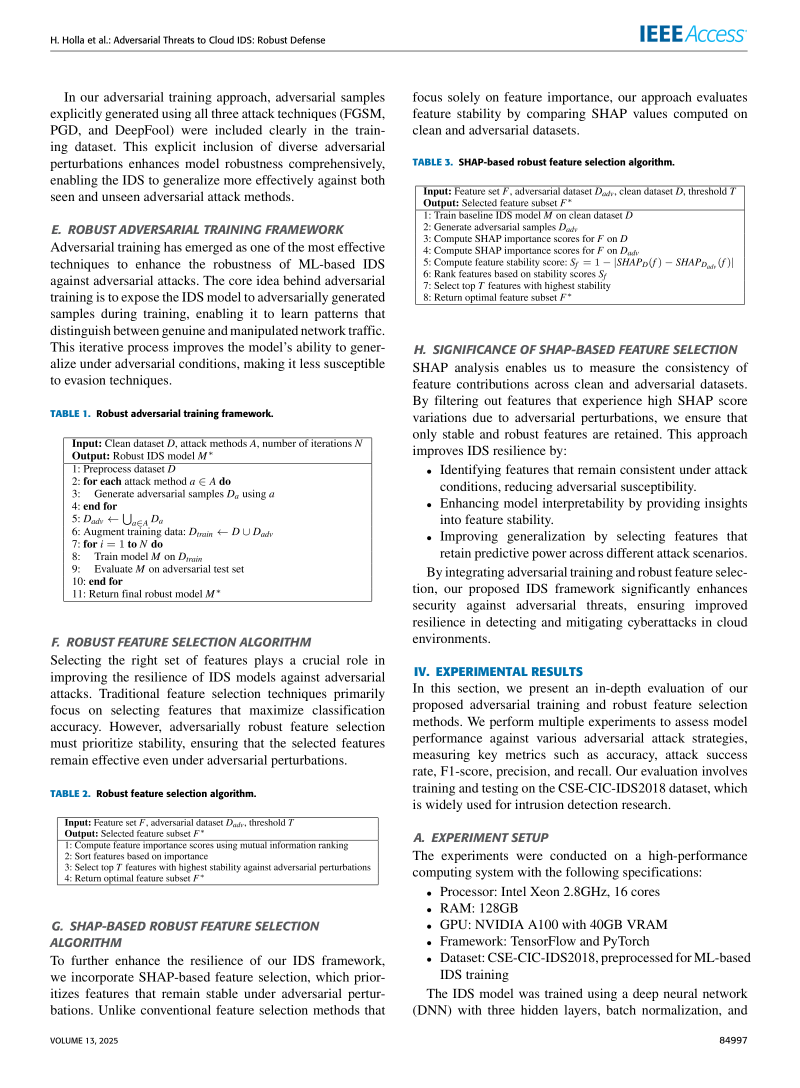
#> input picture scratch/rendered_pages/page_6.png, 1600 x 2175 px, found by its file name (shown at 1/2 size)
$ python crop_page6.py
#> lines starting #> are read from the running program, lines starting #| are printed output that depends on the picture
from PIL import Image

im6 = Image.open('scratch/rendered_pages/page_6.png')
#> im6 is the input picture: PIL image 1600x2175 RGB; mean R, G, B 236.8, 237.1, 237.2
# page_6 is 1600 x 2175
im6.crop((50, 100, 780, 1100)).save('scratch/rendered_pages/page6_left_top.png')
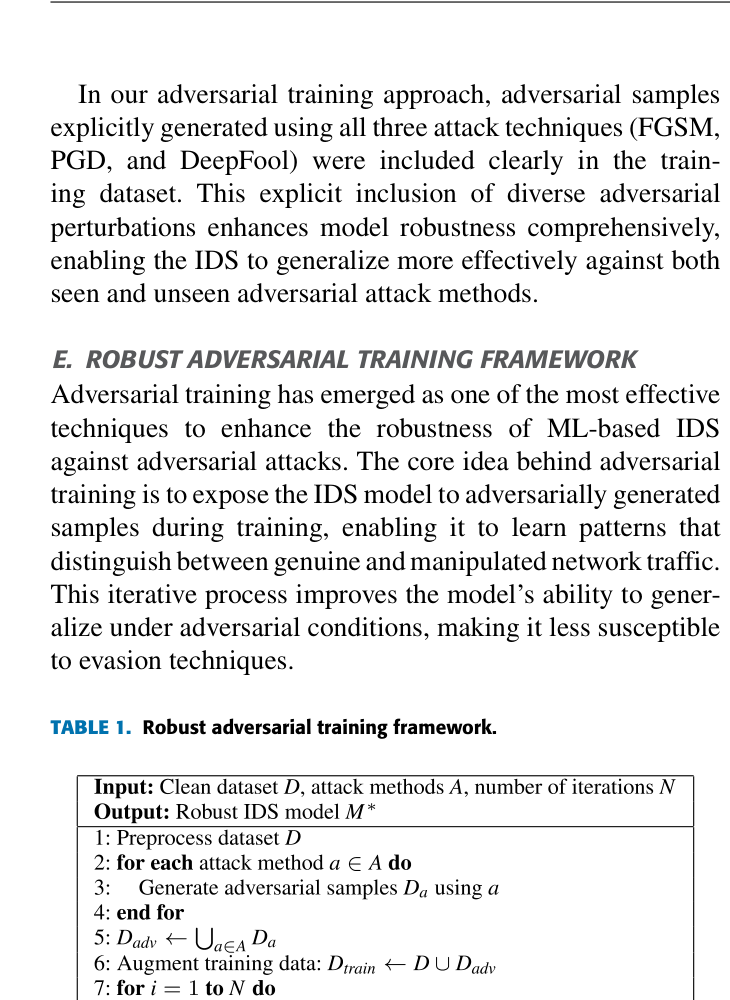
#> saved as page6_left_top.png: PIL image 730x1000 RGB; mean R, G, B 232.9, 233, 233
im6.crop((50, 1100, 780, 2100)).save('scratch/rendered_pages/page6_left_bottom.png')
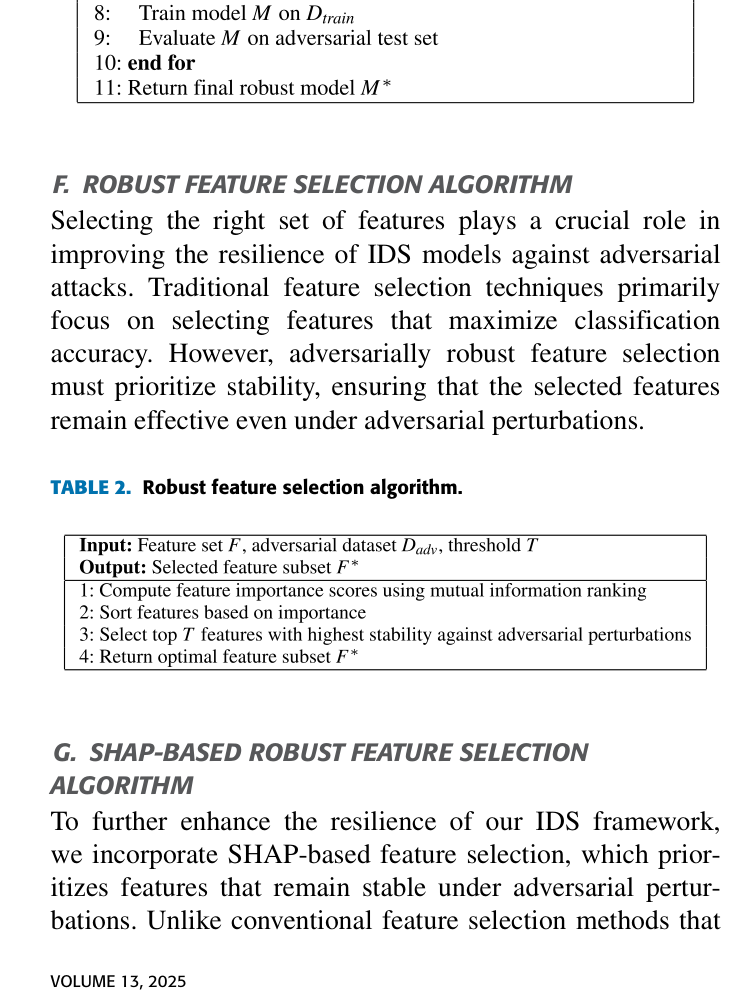
#> saved as page6_left_bottom.png: PIL image 730x1000 RGB; mean R, G, B 235.4, 235.5, 235.5
im6.crop((820, 100, 1550, 1100)).save('scratch/rendered_pages/page6_right_top.png')
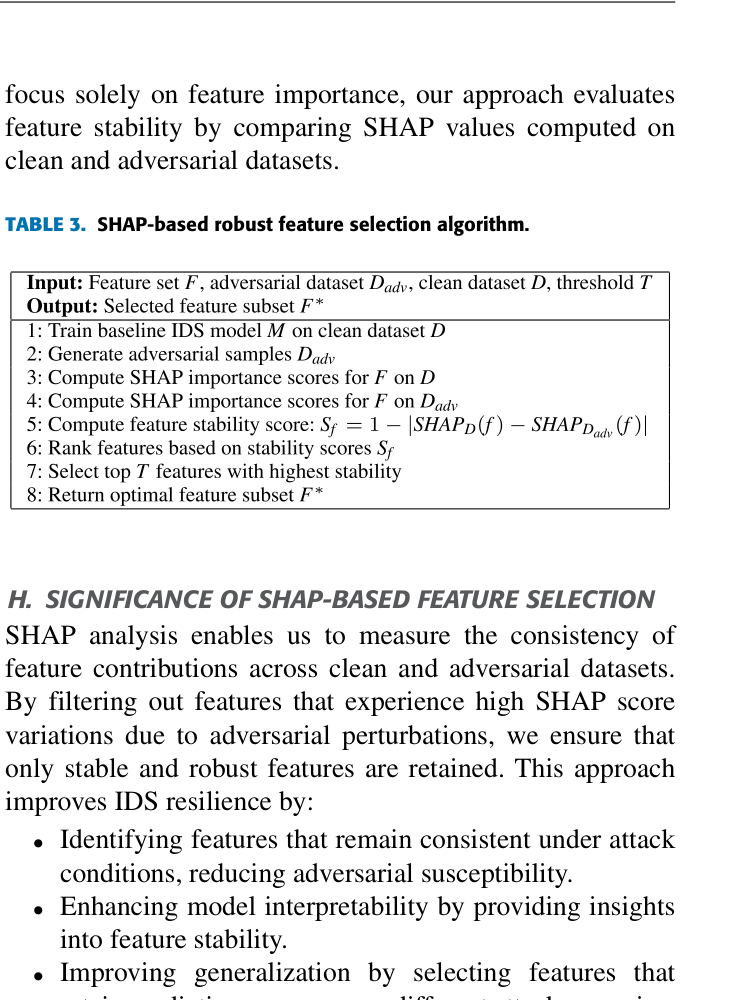
#> saved as page6_right_top.png: PIL image 730x1000 RGB; mean R, G, B 234.3, 234.4, 234.4
im6.crop((820, 1100, 1550, 2100)).save('scratch/rendered_pages/page6_right_bottom.png')
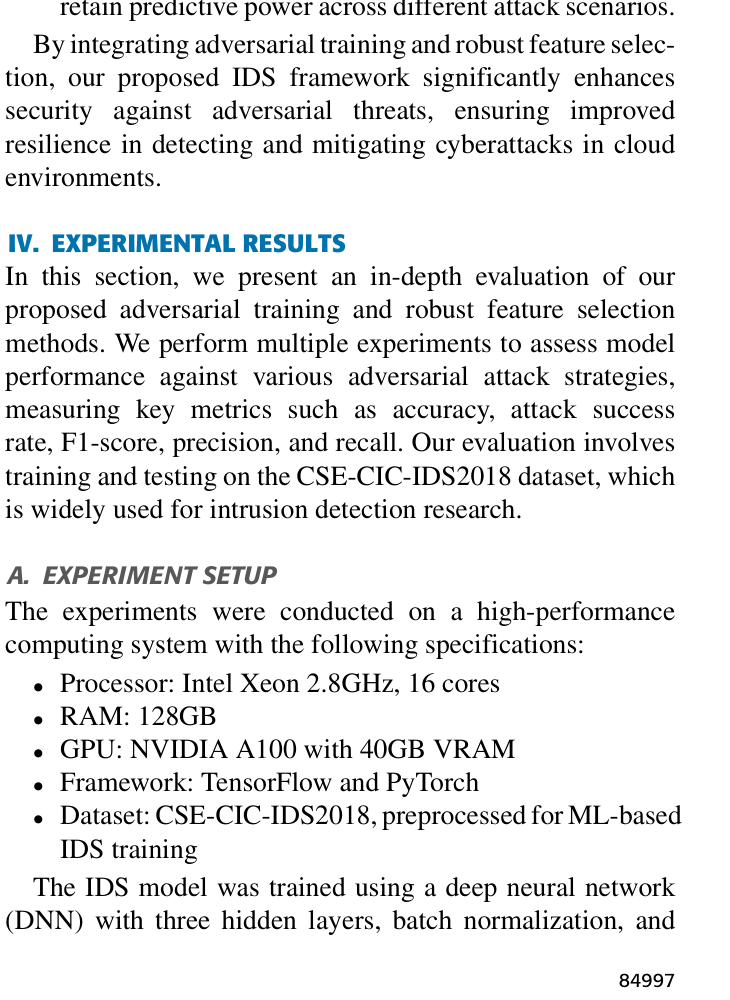
#> saved as page6_right_bottom.png: PIL image 730x1000 RGB; mean R, G, B 232.5, 233, 233.3
print("Page 6 cropped.")

$ run again, with scratch/rendered_pages/page_7.png copied over scratch/rendered_pages/page_6.png
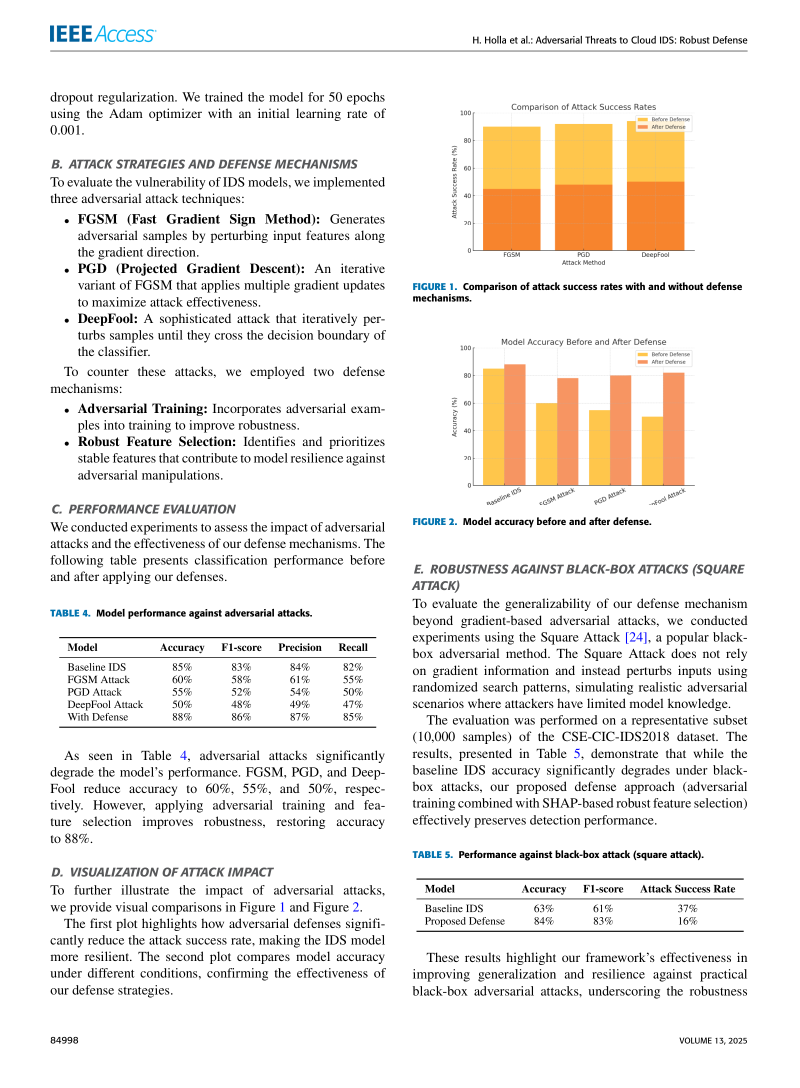
#> input picture scratch/rendered_pages/page_7.png, 1600 x 2175 px, found by its file name (shown at 1/2 size)
#> im6 is the input picture: PIL image 1600x2175 RGB; mean R, G, B 240.1, 236.6, 232.6
#> `im6.crop((820, 100, 1550, 1100)).save('scratch/rendered_pages/page6_ri..`:
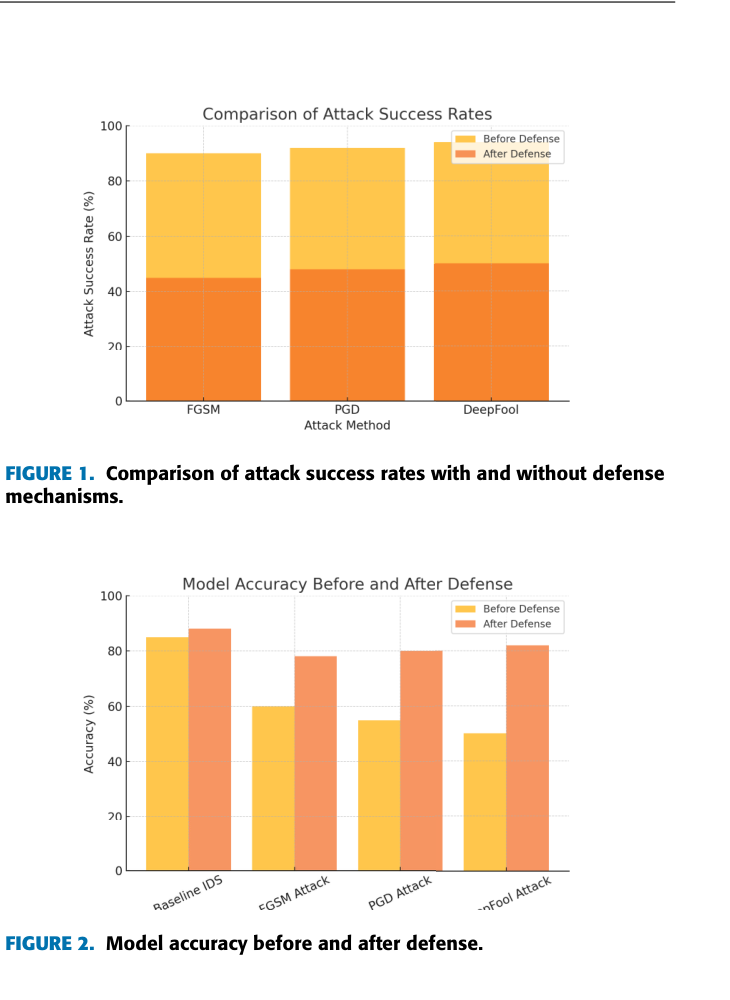
#> saved as page6_right_top.png: PIL image 730x1000 RGB; mean R, G, B 248.9, 231.6, 212.1
#> `im6.crop((820, 1100, 1550, 2100)).save('scratch/rendered_pages/page6_r..`:
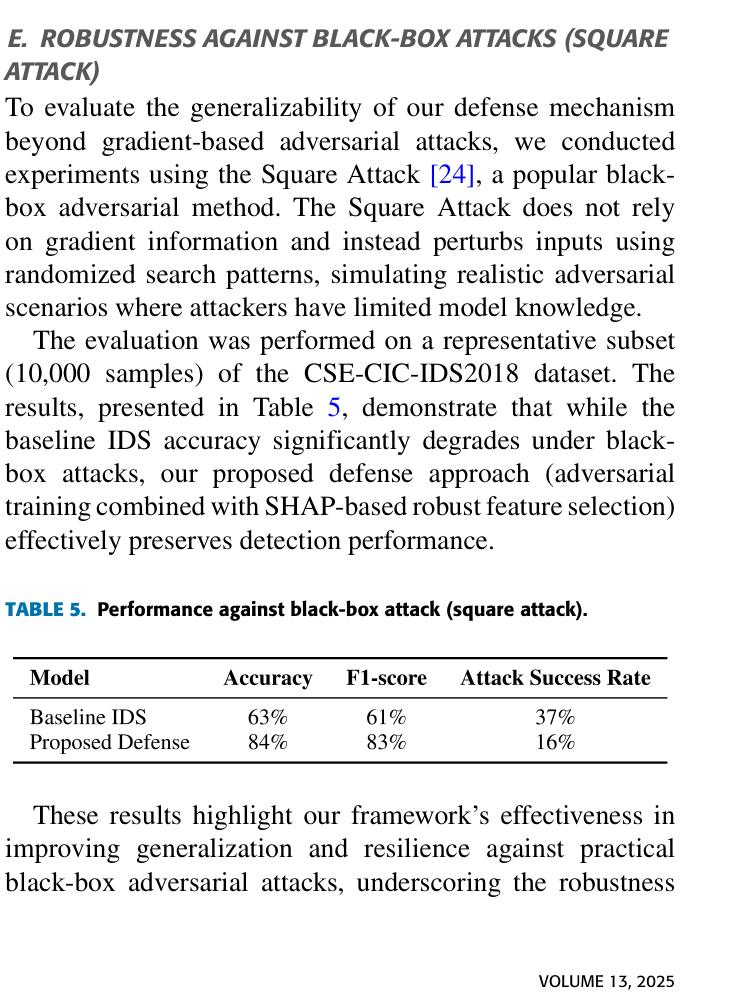
#> saved as page6_right_bottom.png: PIL image 730x1000 RGB; mean R, G, B 232.2, 232.3, 232.4

$ run again, with scratch/rendered_pages/page_8.png copied over scratch/rendered_pages/page_6.png
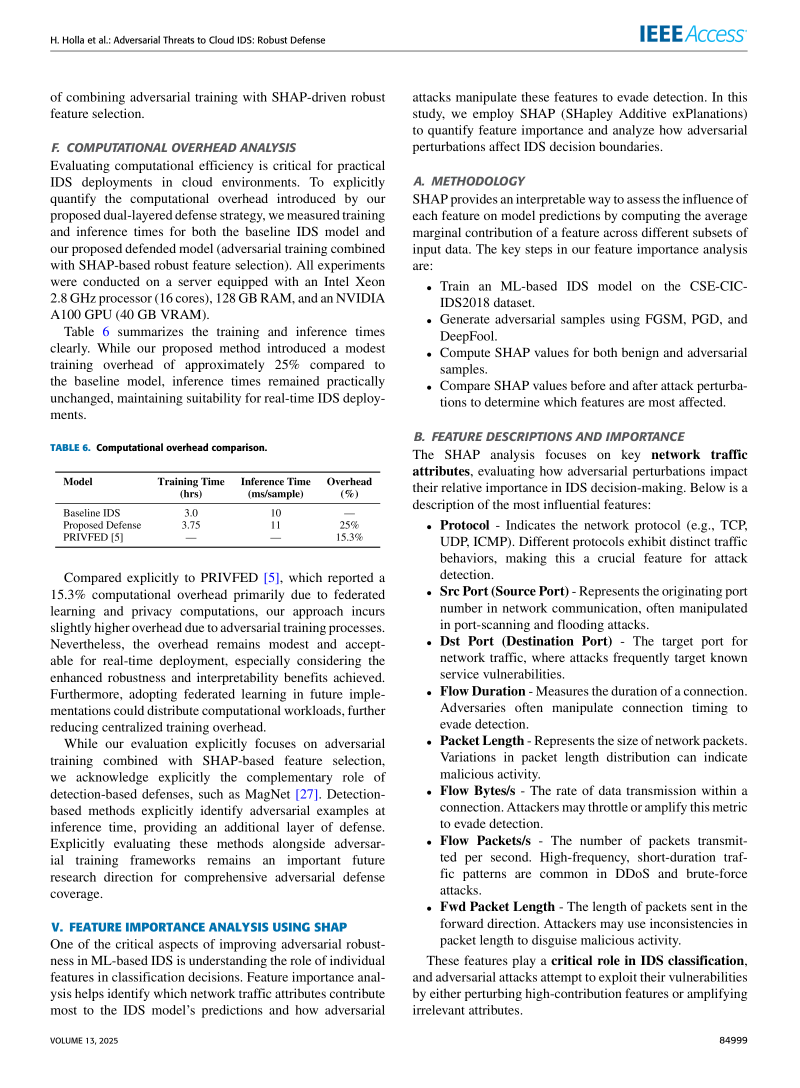
#> input picture scratch/rendered_pages/page_8.png, 1600 x 2175 px, found by its file name (shown at 1/2 size)
#> im6 is the input picture: PIL image 1600x2175 RGB; mean R, G, B 235.2, 235.5, 235.7
#> `im6.crop((820, 100, 1550, 1100)).save('scratch/rendered_pages/page6_ri..`:
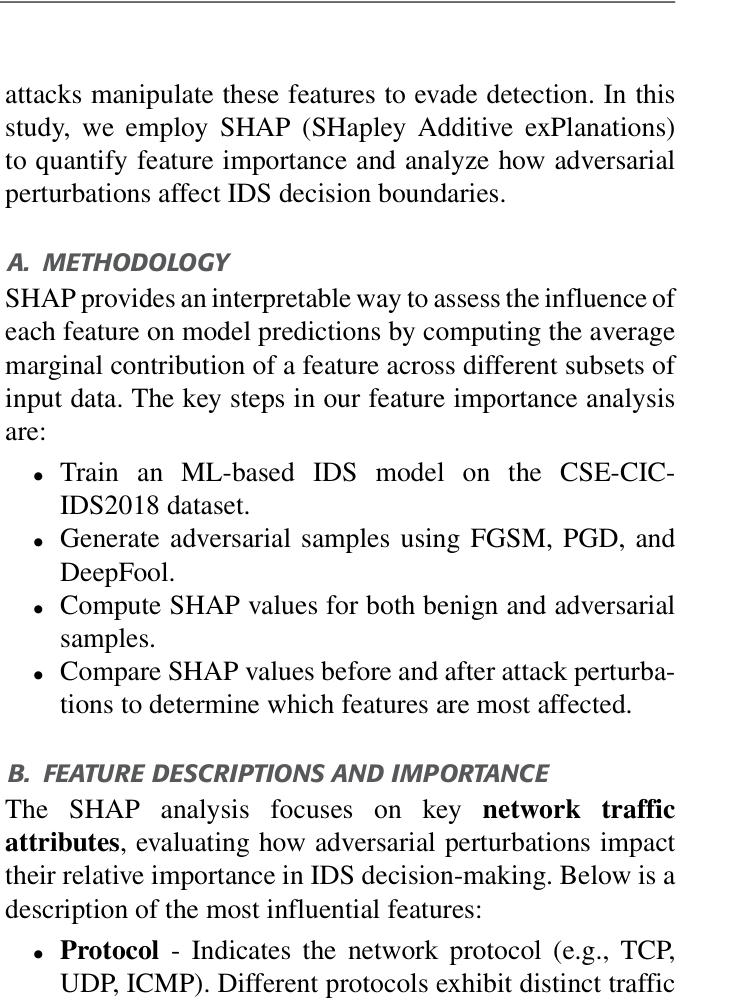
#> saved as page6_right_top.png: PIL image 730x1000 RGB; mean R, G, B 233.5, 233.5, 233.5
#> `im6.crop((820, 1100, 1550, 2100)).save('scratch/rendered_pages/page6_r..`:
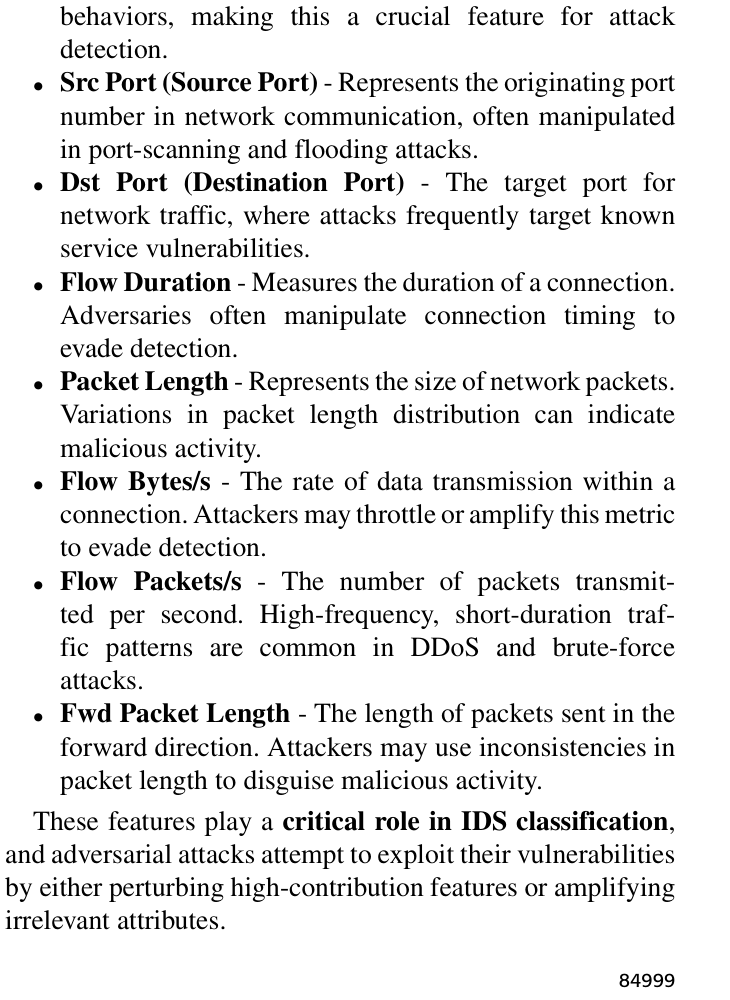
#> saved as page6_right_bottom.png: PIL image 730x1000 RGB; min 0, max 255, mean 232.2
